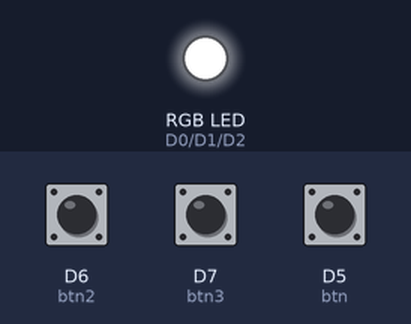
This sketch was run on a simulated ESP8266 (NodeMCU). Parts: an RGB LED mixed from three pins (HIGH = lit). Inputs (shaded band) come from the test bench; at power-on: D6 (btn2) LOW, D5 (btn) LOW, D7 (btn3) LOW. Dim RGB values are drawn brighter than linear; what the sketch prints to the serial monitor is not drawn.

Above: at 1.2 s.
1.3 s: D6 (btn2) pulled HIGH for 0.15 s
At 2.0 s:
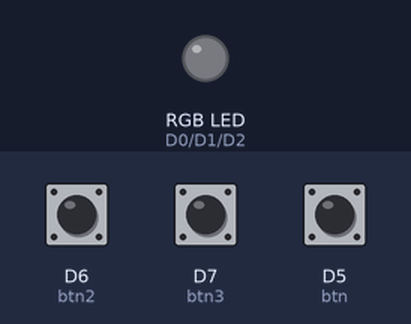
2.9 s: D5 (btn) pulled HIGH for 0.15 s
At 4.1 s:
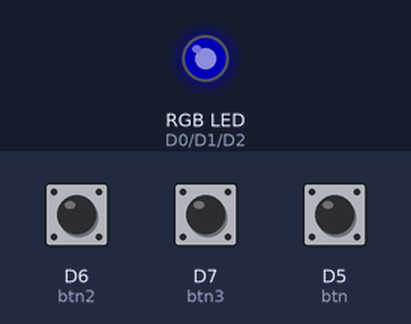
4.5 s: D7 (btn3) pulled HIGH for 0.15 s
At 5.6 s:
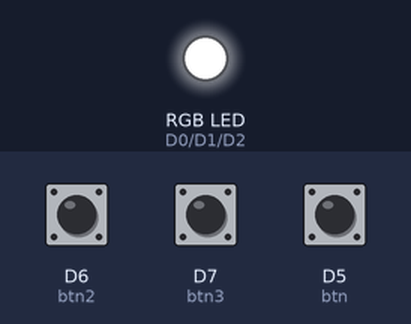
6.1 s: D5 (btn) pulled HIGH for 1 s
At 7.3 s:
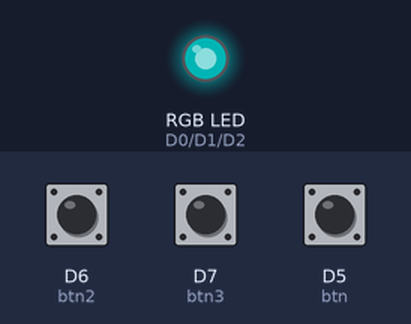
8.6 s: D7 (btn3) pulled HIGH for 1 s
At 9.9 s:
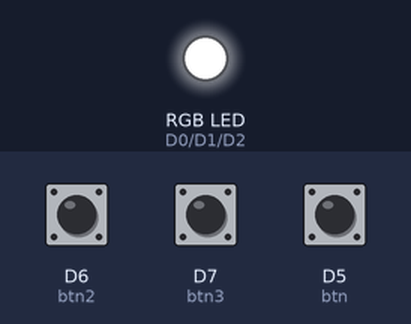
11.1 s: D6 (btn2) pulled HIGH for 1 s
At 11.8 s:
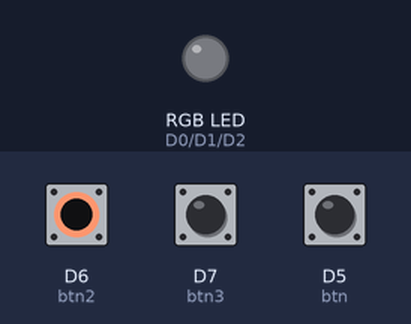
Timing chart, 0 to 14.1 s (numbered marks = the images above; inputs shaded):
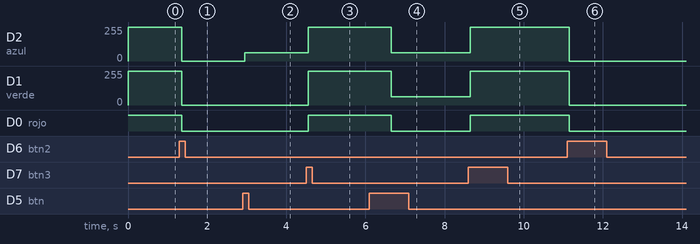

Measured:
- after the input at 1.3 s, D2 (azul), D1 (verde): 255/255 → 0/255 after 0.05 s; D0 (rojo): HIGH → LOW after 0.05 s
- after the input at 2.9 s, D2 (azul): 0/255 → 63/255 after 0.05 s
- after the input at 4.5 s, D2 (azul): 63/255 → 255/255 after 0.05 s; D1 (verde): 0/255 → 255/255 after 0.05 s; D0 (rojo): LOW → HIGH after 0.05 s
- after the input at 6.1 s, D2 (azul), D1 (verde): 255/255 → 63/255 after 0.55 s; D0 (rojo): HIGH → LOW after 0.55 s
- after the input at 8.6 s, D2 (azul), D1 (verde): 63/255 → 255/255 after 0.05 s; D0 (rojo): LOW → HIGH after 0.05 s
- after the input at 11.1 s, D2 (azul), D1 (verde): 255/255 → 0/255 after 0.05 s; D0 (rojo): HIGH → LOW after 0.05 s

The sketch:

EjercicioColores.ino
```cpp
//definimos los pines par el led
#define rojo D0
#define verde D1
#define azul D2

//definimos los pines para los botones
#define btn D5
#define btn2 D6
#define btn3 D7

bool btnState = LOW;
bool btn2State = LOW;
bool btn3State = LOW;
bool lastbtnState = LOW;
bool lastbtn2State = LOW;
bool lastbtn3State = LOW;
unsigned long lastDebounceTimebtn = 0;
unsigned long lastDebounceTimebtn2 = 0;
unsigned long lastDebounceTimebtn3 = 0;
unsigned long debounceDelay = 50;
unsigned long previousMillis = 0;
int indice = 1;
bool btnIzqPresOnce = false;
bool btnDerPresOnce = false;

//Definimos como debe ser un color RGB
typedef struct{
	int rojo;
  int verde;
	int azul;
}color;

//creamos un array de "colores" con los respectivos valores del color que quermos
//Colores rojo,naranja,amarillo,verde lima,verde,cian,agua marina,azul,indigo,violeta,magenta,blanco
color colores[] = {{0,255,255},{0,255,183},{92,255,103},{255,200,0},{255,255,0},{255,136,0},{207,52,118},{255,0,255},{4,26,47},{75,0,130},{0,0,255},{0,0,0}};
//indigo, aguamarina,verde lima
String nombres[] = {"rojo","naranja","amarillo","verde lima","verde","cian","agua marina","azul","indigo","violeta","magenta","blanco"};
// 0, 460, 1023 =>1023, 145, 0=>
void setup() {
pinMode(rojo,OUTPUT);
pinMode(verde,OUTPUT);
pinMode(azul,OUTPUT);
pinMode(btn,INPUT);
pinMode(btn2,INPUT);
pinMode(btn3,INPUT);
analogWrite(rojo,1023);
analogWrite(verde,1023);
analogWrite(azul,1023);
Serial.begin(9600);
}

void loop() {

int btnReading = digitalRead(btn); //boton izquierdo
int btn2Reading = digitalRead(btn2); //boton derecho
int btn3Reading = digitalRead(btn3); //boton reinicio

  if (btnReading != lastbtnState) {
    lastDebounceTimebtn = millis(); // Registra el tiempo actual para debounce de btn
  }

  if (btn2Reading != lastbtn2State) {
    lastDebounceTimebtn2 = millis(); // Registra el tiempo actual para debounce de btn 2
  }

    if (btn3Reading != lastbtn3State) {
    lastDebounceTimebtn3 = millis(); // Registra el tiempo actual para debounce de btn3
  }

 if((millis()-lastDebounceTimebtn) > debounceDelay){
   if(btnReading != btnState){
      btnState = btnReading;
        if(btnState == HIGH){ //boton fue presionado
            if(btnIzqPresOnce == false && btnDerPresOnce == false){ //si ninguno de los botones a sido presionado
              indice = 0;
              btnIzqPresOnce = true;
            }
            if(indice <= 11 && indice > 0){ //Si se encuentra entre los colores 1 y 11, sin en el 0
              indice = indice - 1;
              analogWrite(rojo,colores[indice].rojo);
              analogWrite(verde,colores[indice].verde);
              analogWrite(azul,colores[indice].azul);
              delay(50);
              Serial.println("Color actual: " + nombres[indice] + " Valores RGB: Rojo:" + colores[indice].rojo + " Verde:" + colores[indice].verde + " Azul:" + colores[indice].azul);//imprimos el nombre actual   y su valor rgb
            }

            if(indice == 0){ //si se encuentra al inicio
              analogWrite(rojo,colores[indice].rojo);
              analogWrite(verde,colores[indice].verde); //conserva el color del inicio
              analogWrite(azul,colores[indice].azul);
              delay(50);
              Serial.println("Color actual: " + nombres[indice] + " Valores RGB: Rojo:" + colores[indice].rojo + " Verde:" + colores[indice].verde + " Azul:" + colores[indice].azul);//imprimos el nombre actual   y su valor rgb
            }

          }
        }
   }

  if((millis()-lastDebounceTimebtn2) > debounceDelay){
   if(btn2Reading != btn2State){
      btn2State = btn2Reading;
        if(btn2State == HIGH){ //boton fue presionado
              if(btnDerPresOnce == false && btnIzqPresOnce == false){ //comprueba si fue presionado una vez
              indice = 11;
              btnDerPresOnce = true;
              }

              if(indice >= 0 && indice < 11){ //Si se encuentra entre los colores 0 y 10, sin en el 11
                indice = indice + 1;
                analogWrite(rojo,colores[indice].rojo);
                analogWrite(verde,colores[indice].verde);
                analogWrite(azul,colores[indice].azul);
                delay(50);
              Serial.println("Color actual: " + nombres[indice] + " Valores RGB: Rojo:" + colores[indice].rojo + " Verde:" + colores[indice].verde + " Azul:" + colores[indice].azul);//imprimos el nombre actual   y su valor rgb
              }

              if(indice == 11){//si se encuentra al final
                analogWrite(rojo,colores[indice].rojo);
                analogWrite(verde,colores[indice].verde); //conserva el color del final
                analogWrite(azul,colores[indice].azul);
                delay(50);
              Serial.println("Color actual: " + nombres[indice] + " Valores RGB: Rojo:" + colores[indice].rojo + " Verde:" + colores[indice].verde + " Azul:" + colores[indice].azul);//imprimos el nombre actual   y su valor rgb
              }
        }
   }
 }

   if((millis()-lastDebounceTimebtn3) > debounceDelay){
   if(btn3Reading != btn3State){
      btn3State = btn3Reading;
        if(btn3State == HIGH){ //boton fue presionado
          //reiniciamos el indice
          indice = 1;
          //reiniciamos los extremos visitados
          btnIzqPresOnce = false;
          btnDerPresOnce = false;
          //apagamos el led
          analogWrite(rojo,1023);
          analogWrite(verde,1023);
          analogWrite(azul,1023);
          delay(50);
          Serial.print("LED RGB Apagado, Reiniciando");
          for(int x = 0;x < 10;x++){
            Serial.print(".");
            delay(200);
          }
          Serial.println("¡Reinicio completado!");
        }
   }
 }

lastbtnState = btnReading;
lastbtn2State = btn2Reading;
lastbtn3State = btn3Reading;

}
```
